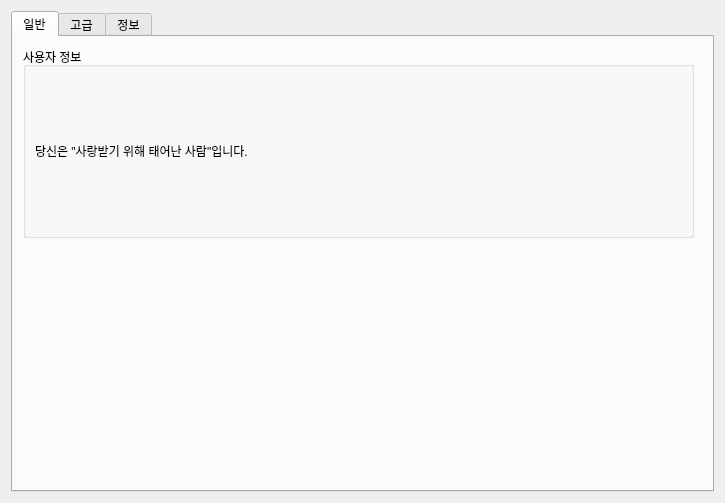
<?xml version="1.0" encoding="UTF-8"?>
<ui version="4.0">
 <class>SettingDialog</class>
 <widget class="QDialog" name="SettingDialog">
  <property name="geometry">
   <rect>
    <x>0</x>
    <y>0</y>
    <width>725</width>
    <height>503</height>
   </rect>
  </property>
  <property name="windowTitle">
   <string>Dialog</string>
  </property>
  <layout class="QHBoxLayout" name="horizontalLayout">
   <item>
    <widget class="QTabWidget" name="tabWidget">
     <property name="tabPosition">
      <enum>QTabWidget::TabPosition::North</enum>
     </property>
     <property name="tabShape">
      <enum>QTabWidget::TabShape::Rounded</enum>
     </property>
     <property name="currentIndex">
      <number>0</number>
     </property>
     <property name="documentMode">
      <bool>false</bool>
     </property>
     <property name="tabsClosable">
      <bool>false</bool>
     </property>
     <property name="movable">
      <bool>false</bool>
     </property>
     <property name="tabBarAutoHide">
      <bool>false</bool>
     </property>
     <widget class="QWidget" name="tab">
      <attribute name="title">
       <string>일반</string>
      </attribute>
      <widget class="QGroupBox" name="groupBox_2">
       <property name="geometry">
        <rect>
         <x>10</x>
         <y>10</y>
         <width>671</width>
         <height>191</height>
        </rect>
       </property>
       <property name="title">
        <string>사용자 정보</string>
       </property>
       <layout class="QVBoxLayout" name="verticalLayout_3">
        <item>
         <layout class="QVBoxLayout" name="verticalLayout_4">
          <item>
           <widget class="QLabel" name="label_2">
            <property name="text">
             <string>당신은 &quot;사랑받기 위해 태어난 사람&quot;입니다.</string>
            </property>
           </widget>
          </item>
         </layout>
        </item>
       </layout>
      </widget>
     </widget>
     <widget class="QWidget" name="tab_2">
      <attribute name="title">
       <string>고급</string>
      </attribute>
      <widget class="QGroupBox" name="groupBox">
       <property name="geometry">
        <rect>
         <x>20</x>
         <y>20</y>
         <width>671</width>
         <height>191</height>
        </rect>
       </property>
       <property name="title">
        <string>테스트 모드</string>
       </property>
       <layout class="QVBoxLayout" name="verticalLayout_2">
        <item>
         <layout class="QVBoxLayout" name="verticalLayout">
          <item>
           <widget class="QLabel" name="label">
            <property name="text">
             <string>'테스트 모드'는 블라블라입니다.</string>
            </property>
           </widget>
          </item>
          <item>
           <spacer name="verticalSpacer">
            <property name="orientation">
             <enum>Qt::Orientation::Vertical</enum>
            </property>
            <property name="sizeType">
             <enum>QSizePolicy::Policy::Minimum</enum>
            </property>
            <property name="sizeHint" stdset="0">
             <size>
              <width>20</width>
              <height>20</height>
             </size>
            </property>
           </spacer>
          </item>
          <item>
           <widget class="QPushButton" name="BtnChMod">
            <property name="sizePolicy">
             <sizepolicy hsizetype="Preferred" vsizetype="Minimum">
              <horstretch>0</horstretch>
              <verstretch>0</verstretch>
             </sizepolicy>
            </property>
            <property name="minimumSize">
             <size>
              <width>0</width>
              <height>20</height>
             </size>
            </property>
            <property name="text">
             <string>일반/테스트 모드 토글하기</string>
            </property>
           </widget>
          </item>
         </layout>
        </item>
       </layout>
      </widget>
     </widget>
     <widget class="QWidget" name="tab_3">
      <attribute name="title">
       <string>정보</string>
      </attribute>
     </widget>
    </widget>
   </item>
  </layout>
 </widget>
 <resources/>
 <connections/>
</ui>
